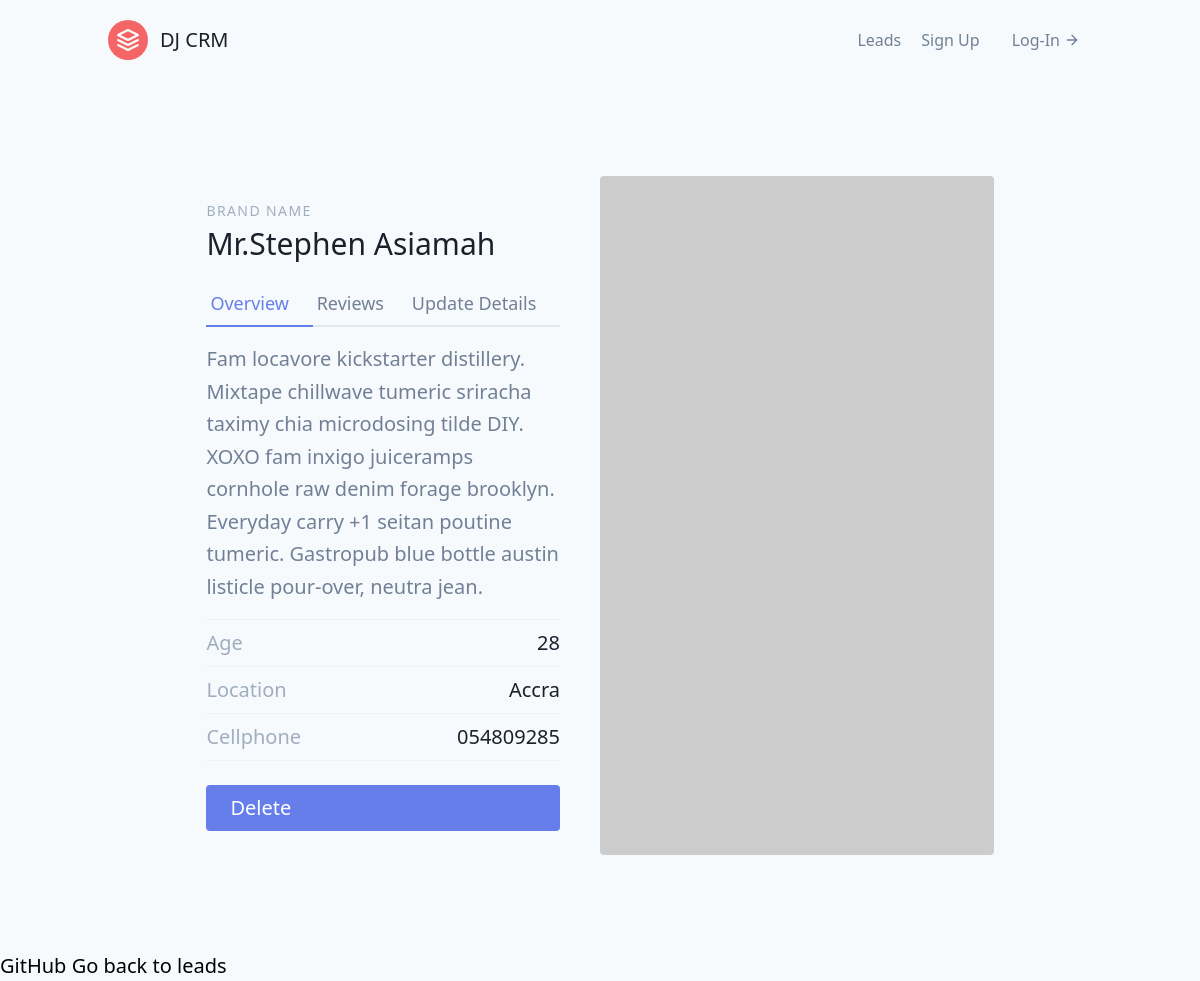
/leads/10/, run on the app's committed database.
### leads/models.py (models this page shows, shortened)
class Lead(models.Model):
    first_name = models.CharField(max_length=20)
    last_name = models.CharField(max_length=20)
    age = models.IntegerField(default=12)
    agent = models.ForeignKey("Agent",on_delete=models.CASCADE)

### leads/views.py (the view)
# urls.py: path('<int:pk>/', lead_detail, name='lead-detail'),
def lead_detail(request, pk):
    print(pk)
    lead = Lead.objects.get(id=pk)
    context ={
        "lead": lead
    }
    return render(request, "leads/lead_detail.html", context)

### leads/templates/leads/lead_detail.html
{% extends 'base.html' %}
{% block content %}
<section class="text-gray-600 body-font overflow-hidden">
  <div class="container px-5 py-24 mx-auto">
    <div class="lg:w-4/5 mx-auto flex flex-wrap">
      <div class="lg:w-1/2 w-full lg:pr-10 lg:py-6 mb-6 lg:mb-0">
        <h2 class="text-sm title-font text-gray-500 tracking-widest">BRAND NAME</h2>
        <h1 class="text-gray-900 text-3xl title-font font-medium mb-4">{{ lead.first_name }} {{ lead.last_name }}</h1>
        <div class="flex mb-4">
          <a href="{% url 'leads:lead-detail' lead.pk %}" class="flex-grow text-indigo-500 border-b-2 border-indigo-500 py-2 text-lg px-1">
            Overview
        </a>
          <a class="flex-grow border-b-2 border-gray-300 py-2 text-lg px-1">
            Reviews
        </a>
          <a href="{% url 'leads:lead-update' lead.pk %}" class="flex-grow border-b-2 border-gray-300 py-2 text-lg px-1">Update Details</a>
        </div>
        <p class="leading-relaxed mb-4">Fam locavore kickstarter distillery. Mixtape chillwave tumeric sriracha taximy chia microdosing tilde DIY. XOXO fam inxigo juiceramps cornhole raw denim forage brooklyn. Everyday carry +1 seitan poutine tumeric. Gastropub blue bottle austin listicle pour-over, neutra jean.</p>
        <div class="flex border-t border-gray-200 py-2">
          <span class="text-gray-500">Age</span>
          <span class="ml-auto text-gray-900">{{ lead.age }}</span>
        </div>
        <div class="flex border-t border-gray-200 py-2">
          <span class="text-gray-500">Location</span>
          <span class="ml-auto text-gray-900">Accra</span>
        </div>
        <div class="flex border-t border-b mb-6 border-gray-200 py-2">
          <span class="text-gray-500">Cellphone</span>
          <span class="ml-auto text-gray-900">054809285</span>
        </div>
          <a href="{% url 'leads:lead-delete' lead.pk %}" class="flex ml-auto text-white bg-indigo-500 border-0 py-2 px-6 focus:outline-none hover:bg-indigo-600 rounded text-center">Delete</a>
      </div>
      <img alt="ecommerce" class="lg:w-1/2 w-full lg:h-auto h-64 object-cover object-center rounded" src="https://dummyimage.com/400x400">
    </div>
  </div>
</section>
GitHub
    <a href="{% url 'leads:lead-list' %}"> Go back to leads</a>
{% endblock content %}

### data on the page
Lead: first_name "Mr.Stephen", last_name "Asiamah", age "28"
